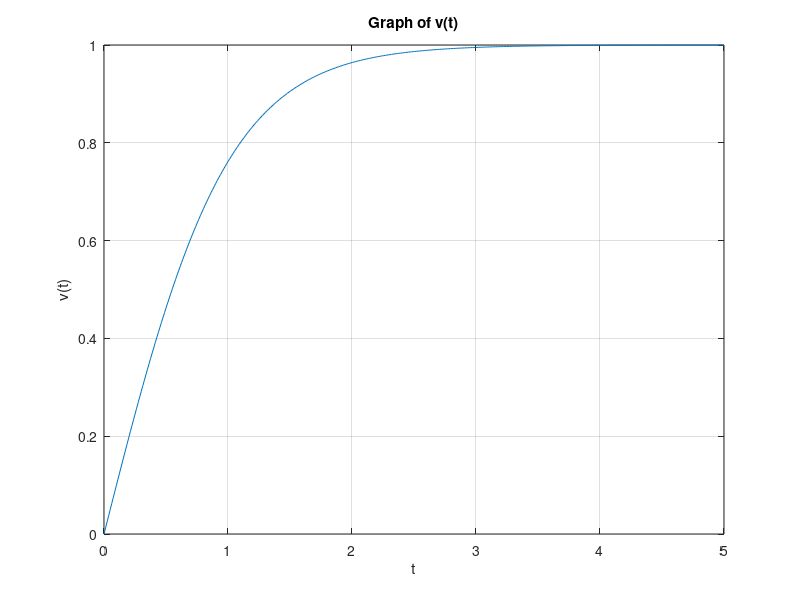

This chart was generated by the following MATLAB code: (Note: this script raises an error after producing the figure.)
% Define the function v(t)
v = @(t) (exp(2*t) - 1) ./ (exp(2*t) + 1);

% Generate a range of t values
t = linspace(0, 5, 400);

% Calculate v for each t
v_values = v(t);

% Find the time t when velocity v is approximately 0.95
target_v = 0.95;
[~, idx] = min(abs(v_values - target_v));
t_at_target_v = t(idx);
fprintf('Non-dimensional time when velocity is approximately %.2f: %.2f\n', target_v, t_at_target_v);

% Create the plot
figure;
plot(t, v_values, 'DisplayName', 'v(t) = (e^{2t} - 1) / (e^{2t} + 1)');
title('Graph of v(t)');
xlabel('t');
ylabel('v(t)');
hold on;
grid on;

% Plotting lines
yline(0, 'k', 'LineWidth', 0.5);
xline(0, 'k', 'LineWidth', 0.5);
yline(target_v, 'r--', 'DisplayName', sprintf('v = %.2f', target_v));
xline(t_at_target_v, 'g--', 'DisplayName', sprintf('t at v = %.2f (%.2f)', target_v, t_at_target_v));

legend;
hold off;